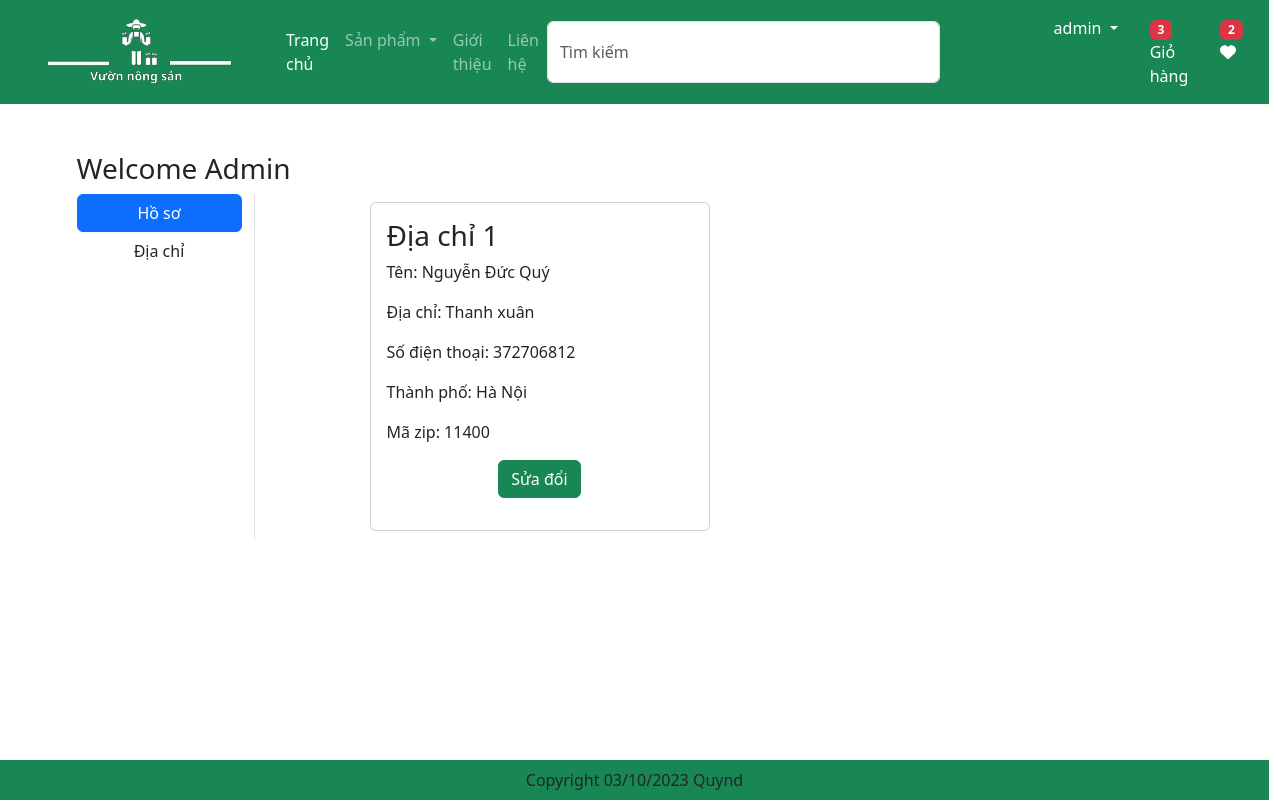
Page /address/ (signed in) on the earlier database version.
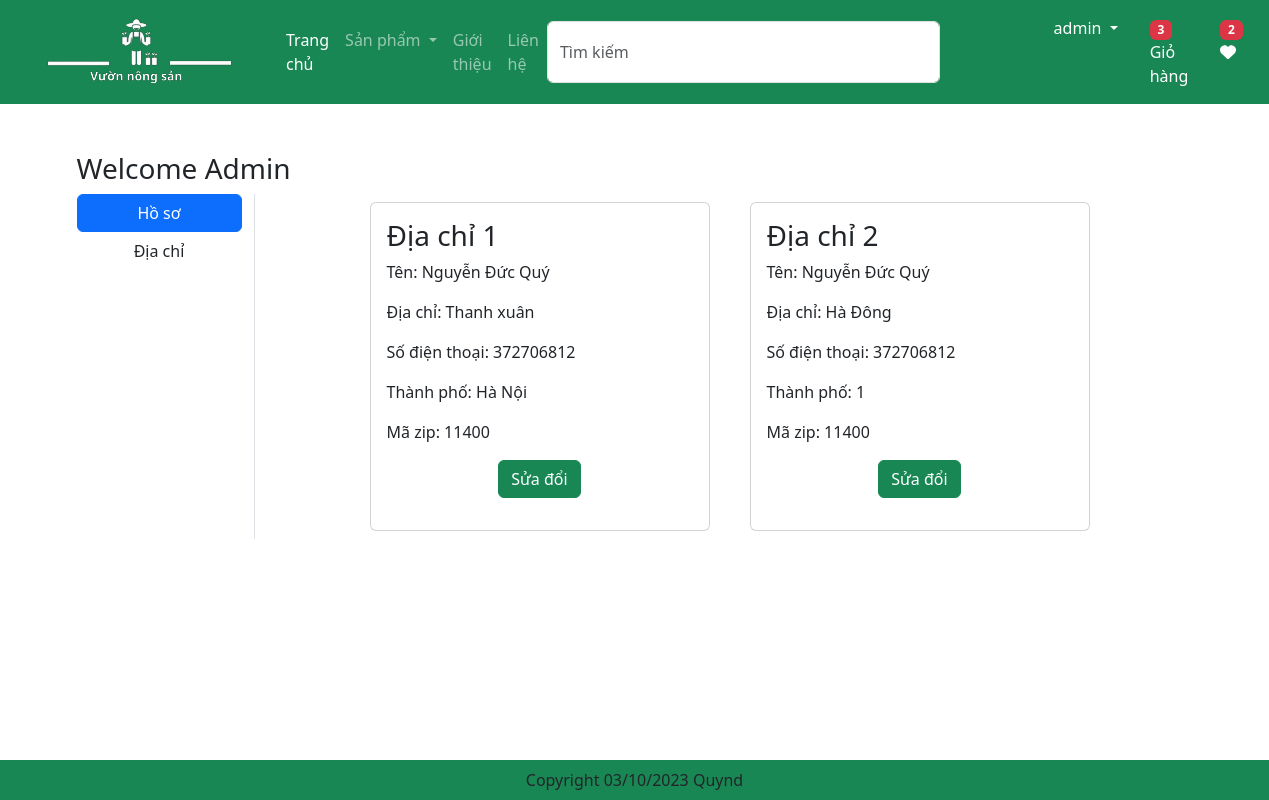
Same page on the later database version.
### app/models.py (models this page shows, shortened)
class Customer(models.Model):
    user = models.ForeignKey(User, on_delete=models.CASCADE)
    name = models.CharField(max_length=200)
    locality = models.CharField(max_length=200)
    city = models.CharField(max_length=200)
    mobile = models.IntegerField(default=0)
    zipcode = models.IntegerField()

### app/views.py (the view)
# urls.py: path('address/', views.address, name='address'),
@login_required
def address(request):
    totalitem = 0
    wishitem = 0
    if request.user.is_authenticated:
        totalitem = len(Cart.objects.filter(user=request.user))
        wishitem = len(Wishlist.objects.filter(user=request.user))
    add = Customer.objects.filter(user=request.user)
    return render(request, 'app/address.html', locals())

### app/templates/app/address.html (shortened to what this page needs)
{% extends "app/base.html" %}
{% load static %}
{% block main-content %}
<div class="container my-5">
    <div class="row">
        <h3>Welcome <span class="text-capitalize">{{request.user}}</span> </h3>
        <div class="col-sm-2 border-end">
            <ul class="list-unstyled">
                <li class="d-grid"><a href="{% url 'profile'%}" class="btn btn-primary">Hồ sơ</a></li>
                <li class="d-grid"><a href="{% url 'address'%}" class="btn ">Địa chỉ</a></li>
            </ul>
        </div>
        <div class="col-sm-8 offset-sm-1">
            <div class="row">
                {% for ad in add %}
                    <div class="col-sm-6">
                        <div class="card m-2">
                            <div class="card-body">
                                <h3>Địa chỉ {{forloop.counter}} </h3>
                                <p>Tên: {{ad.name}}</p>
                                <p>Địa chỉ: {{ad.locality}}</p>
                                <p>Số điện thoại: {{ad.mobile}}</p>
                                <p>Thành phố: {{ad.city}}</p>
                                <p>Mã zip: {{ad.zipcode}}</p>
                                <p class="text-center"><a href="{% url 'updateAddress' pk=ad.id %}" type="button"
                                                          class="btn btn-success">Sửa đổi</a></p>
                            </div>
                        </div>
                    </div>
                {% endfor %}
            </div>
        </div>
    </div>
</div>
{% endblock main-content %}

Differences in the rows shown:
added Customer: name "Nguyễn Đức Quý", locality "Hà Đông", mobile "372706812", city "1", zipcode "11400"
